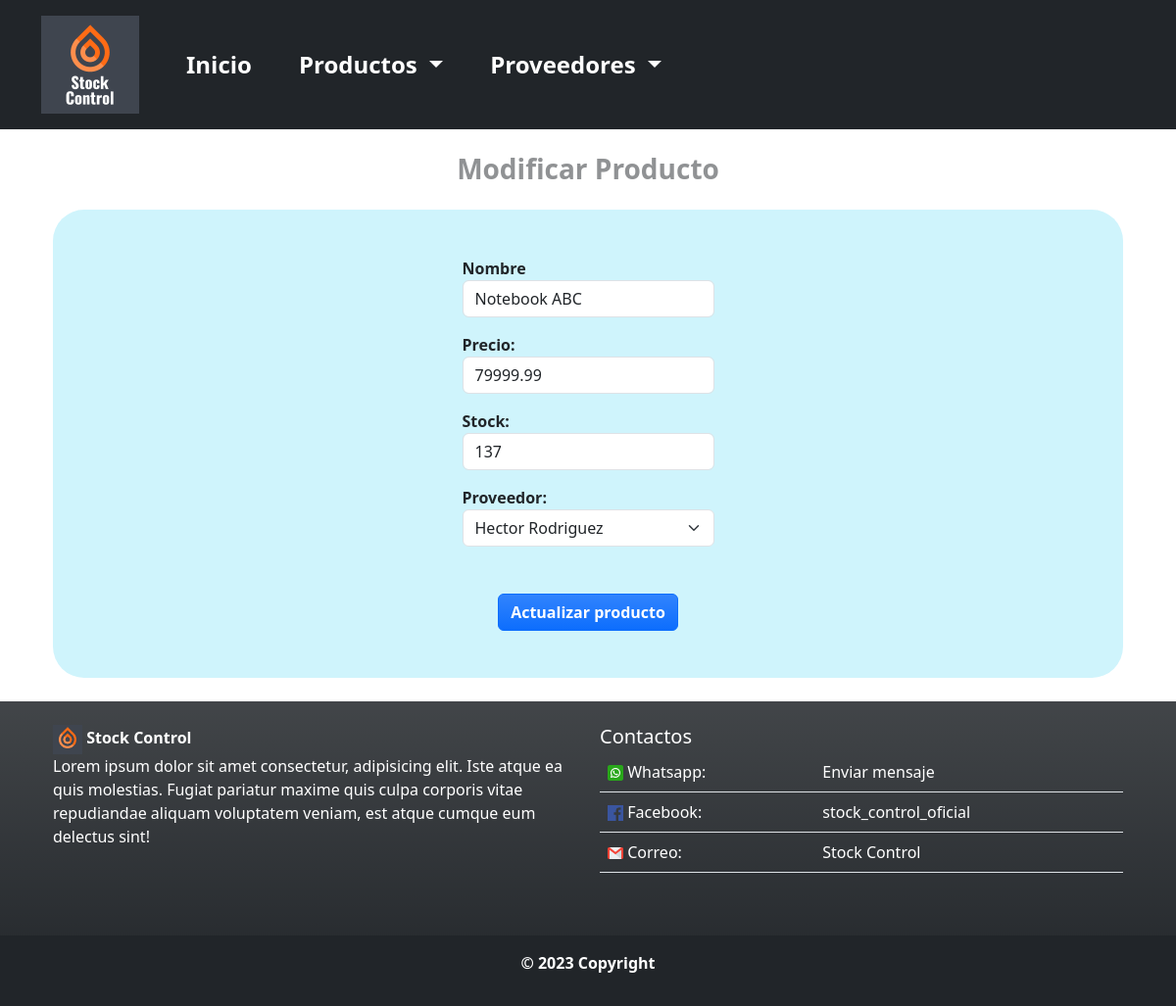
The page /productos/modificar/1 on the database its author committed.
### compra/models.py (models this page shows, shortened)
class Producto(models.Model):
    nombre = models.CharField(max_length=30)
    precio = models.FloatField(default=0.0)
    stock_actual = models.IntegerField(default=0)
    proveedor = models.ForeignKey(
        Proveedor,
        related_name="productos",
        on_delete=models.CASCADE
    )
    activo = models.BooleanField(default=True)

### compra/views.py (the view, shortened to what this page needs)
# urls.py: path("productos/modificar/<int:id_producto>", views.modificar_producto, name="modificar_producto"),
def modificar_producto(request, id_producto):
    try:
        listado_proveedores = Proveedor.objects.all()
        producto = Producto.objects.get(id=id_producto)
        context = {
            "listado_proveedores": listado_proveedores,
            "producto": producto
        }
    except:
        messages.error(request, f"El producto {producto.nombre} no se puede actualizar.")
        return redirect("productos")
    return render(
        request,
        "compra/modificar_producto.html",
        context
    )

### compra/templates/compra/modificar_producto.html (shortened to what this page needs)
{% extends "compra/base.html" %}
{% block content %}
<h3 class="pb-3 d-flex justify-content-center fw-bold text-body-tertiary">Modificar Producto</h3>
<div class="d-flex justify-content-center p-5 bg-info-subtle rounded-5">
    <form method="post">
        <div class="form-group">
            <label class="fw-semibold">Nombre</label>
            <input type="text" name="nombre" class="mb-3 form-control" value="{{producto.nombre}}">
            <label class="fw-semibold">Precio:</label>
            <input type="number" name="precio" class="mb-3 form-control" value="{{producto.precio}}">
            <label class="fw-semibold">Stock:</label>
            <input type="number" name="stock_actual" class="mb-3 form-control" value="{{producto.stock_actual}}">
            <label class="fw-semibold">Proveedor:</label>
            <select name="proveedor" class="form-select">
                {% for proveedor in listado_proveedores %}
                     {% if producto.proveedor.id == proveedor.id %}
                         <option value="{{ proveedor.id }}" SELECTED>
                             {{ proveedor.nombre }} {{ proveedor.apellido }}
                         </option>
                     {% else %}
                         <option value="{{ marca.id }}">
                             {{ proveedor.nombre }} {{ proveedor.apellido }}
                         </option>
                     {% endif %}
                 {% endfor %}
             </select>
            <div class="d-flex justify-content-center pt-5">
                <input type="submit" class="btn btn-primary bg-gradient fw-bold" value="Actualizar producto">
            </div>
        </div>
      </form>
</div>
{% endblock %}

### rows shown on the page
Producto: nombre "Notebook ABC", precio "79999.99", stock_actual "137"

### other values the page prints
form field proveedor "Hector Rodriguez"
